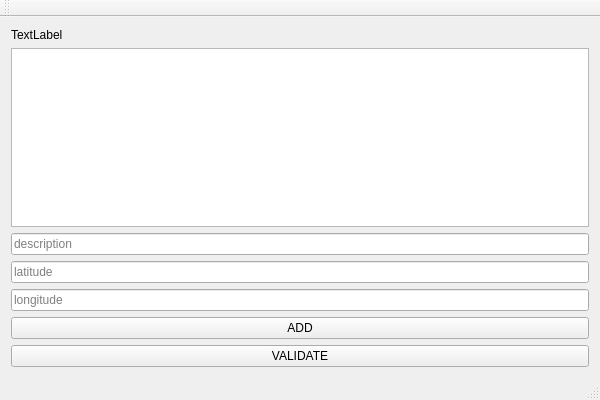
<?xml version="1.0" encoding="UTF-8"?>
<ui version="4.0">
 <class>PEDriverConnectClass</class>
 <widget class="QMainWindow" name="PEDriverConnectClass">
  <property name="geometry">
   <rect>
    <x>0</x>
    <y>0</y>
    <width>600</width>
    <height>400</height>
   </rect>
  </property>
  <property name="windowTitle">
   <string>PEDriverConnect</string>
  </property>
  <widget class="QWidget" name="centralWidget">
   <layout class="QVBoxLayout" name="verticalLayout">
    <item>
     <widget class="QLabel" name="label">
      <property name="text">
       <string>TextLabel</string>
      </property>
     </widget>
    </item>
    <item>
     <widget class="QTableView" name="tableView"/>
    </item>
    <item>
     <widget class="QLineEdit" name="descInput">
      <property name="placeholderText">
       <string>description</string>
      </property>
     </widget>
    </item>
    <item>
     <widget class="QLineEdit" name="latInput">
      <property name="placeholderText">
       <string>latitude</string>
      </property>
     </widget>
    </item>
    <item>
     <widget class="QLineEdit" name="longInput">
      <property name="placeholderText">
       <string>longitude</string>
      </property>
     </widget>
    </item>
    <item>
     <widget class="QPushButton" name="addBtn">
      <property name="text">
       <string>ADD</string>
      </property>
     </widget>
    </item>
    <item>
     <widget class="QPushButton" name="validateBtn">
      <property name="text">
       <string>VALIDATE</string>
      </property>
     </widget>
    </item>
   </layout>
  </widget>
  <widget class="QMenuBar" name="menuBar">
   <property name="geometry">
    <rect>
     <x>0</x>
     <y>0</y>
     <width>600</width>
     <height>21</height>
    </rect>
   </property>
  </widget>
  <widget class="QToolBar" name="mainToolBar">
   <attribute name="toolBarArea">
    <enum>TopToolBarArea</enum>
   </attribute>
   <attribute name="toolBarBreak">
    <bool>false</bool>
   </attribute>
  </widget>
  <widget class="QStatusBar" name="statusBar"/>
 </widget>
 <layoutdefault spacing="6" margin="11"/>
 <resources>
  <include location="PEDriverConnect.qrc"/>
 </resources>
 <connections/>
</ui>
